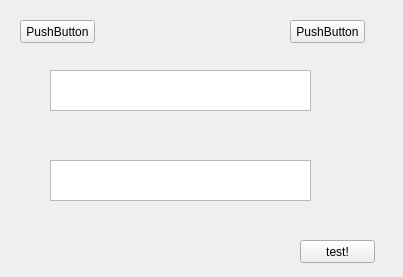
<?xml version="1.0" encoding="UTF-8"?>
<ui version="4.0">
 <class>myButton</class>
 <widget class="QWidget" name="myButton">
  <property name="enabled">
   <bool>true</bool>
  </property>
  <property name="geometry">
   <rect>
    <x>0</x>
    <y>0</y>
    <width>403</width>
    <height>277</height>
   </rect>
  </property>
  <property name="cursor">
   <cursorShape>ArrowCursor</cursorShape>
  </property>
  <property name="windowTitle">
   <string>Form</string>
  </property>
  <property name="autoFillBackground">
   <bool>false</bool>
  </property>
  <widget class="QPushButton" name="inputBtn">
   <property name="geometry">
    <rect>
     <x>20</x>
     <y>20</y>
     <width>75</width>
     <height>23</height>
    </rect>
   </property>
   <property name="cursor">
    <cursorShape>CrossCursor</cursorShape>
   </property>
   <property name="text">
    <string>PushButton</string>
   </property>
  </widget>
  <widget class="QPlainTextEdit" name="editTxt">
   <property name="geometry">
    <rect>
     <x>50</x>
     <y>70</y>
     <width>261</width>
     <height>41</height>
    </rect>
   </property>
   <property name="cursor" stdset="0">
    <cursorShape>ArrowCursor</cursorShape>
   </property>
   <property name="plainText">
    <string/>
   </property>
   <property name="backgroundVisible">
    <bool>false</bool>
   </property>
  </widget>
  <widget class="QPlainTextEdit" name="displayTxt">
   <property name="geometry">
    <rect>
     <x>50</x>
     <y>160</y>
     <width>261</width>
     <height>41</height>
    </rect>
   </property>
   <property name="cursor" stdset="0">
    <cursorShape>ArrowCursor</cursorShape>
   </property>
   <property name="plainText">
    <string/>
   </property>
   <property name="backgroundVisible">
    <bool>false</bool>
   </property>
  </widget>
  <widget class="QPushButton" name="createBtn">
   <property name="geometry">
    <rect>
     <x>290</x>
     <y>20</y>
     <width>75</width>
     <height>23</height>
    </rect>
   </property>
   <property name="cursor">
    <cursorShape>CrossCursor</cursorShape>
   </property>
   <property name="text">
    <string>PushButton</string>
   </property>
  </widget>
  <widget class="QPushButton" name="testBtn">
   <property name="geometry">
    <rect>
     <x>300</x>
     <y>240</y>
     <width>75</width>
     <height>23</height>
    </rect>
   </property>
   <property name="cursor">
    <cursorShape>CrossCursor</cursorShape>
   </property>
   <property name="text">
    <string>test!</string>
   </property>
  </widget>
 </widget>
 <resources/>
 <connections/>
</ui>
